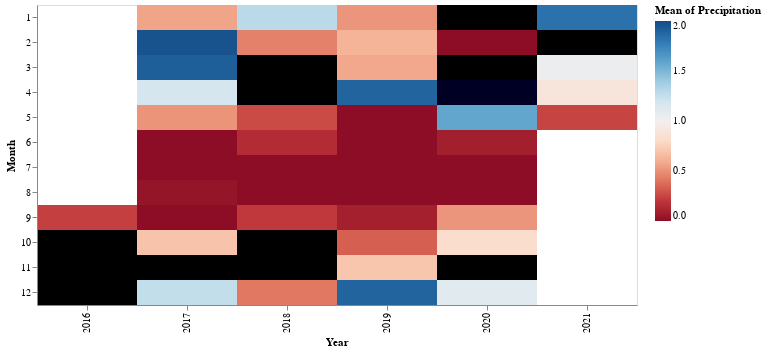

The notebook cell saved with this chart:
### Code cell
alt.Chart(data_meteo_2 ).mark_rect().encode(
    x='Year:O',
    y='Month:O',
    color=alt.Color(
        'mean(Precipitation):Q', scale=alt.Scale(scheme='redblue', domain=(0, 2))),
    tooltip=[
        alt.Tooltip('Year:O', title='Year'),
        alt.Tooltip('Month:O', title='Month'),
        alt.Tooltip('mean(Precipitation):Q', title='Precipitation')
    ]).properties(width=600, height=300)

### Figure 1 — Vega-Lite specification as saved in the notebook (floating-point values rounded to 4 significant figures; data arrays with more than 128 entries replaced by an {"elided": "..."} marker saying what was removed)
{"config": {"view": {"continuousWidth": 400, "continuousHeight": 300}}, "data": {"name": "data-8eced8a5af020f3da7d6b0ce3aac0c1a"}, "mark": "rect", "encoding": {"color": {"type": "quantitative", "aggregate": "mean", "field": "Precipitation", "scale": {"domain": [0, 2], "scheme": "redblue"}}, "tooltip": [{"type": "ordinal", "field": "Year", "title": "Year"}, {"type": "ordinal", "field": "Month", "title": "Month"}, {"type": "quantitative", "aggregate": "mean", "field": "Precipitation", "title": "Precipitation"}], "x": {"type": "ordinal", "field": "Year"}, "y": {"type": "ordinal", "field": "Month"}}, "height": 300, "width": 600, "$schema": "https://vega.github.io/schema/vega-lite/v4.8.1.json", "datasets": {"data-8eced8a5af020f3da7d6b0ce3aac0c1a": {"elided": "1831 records"}}}
